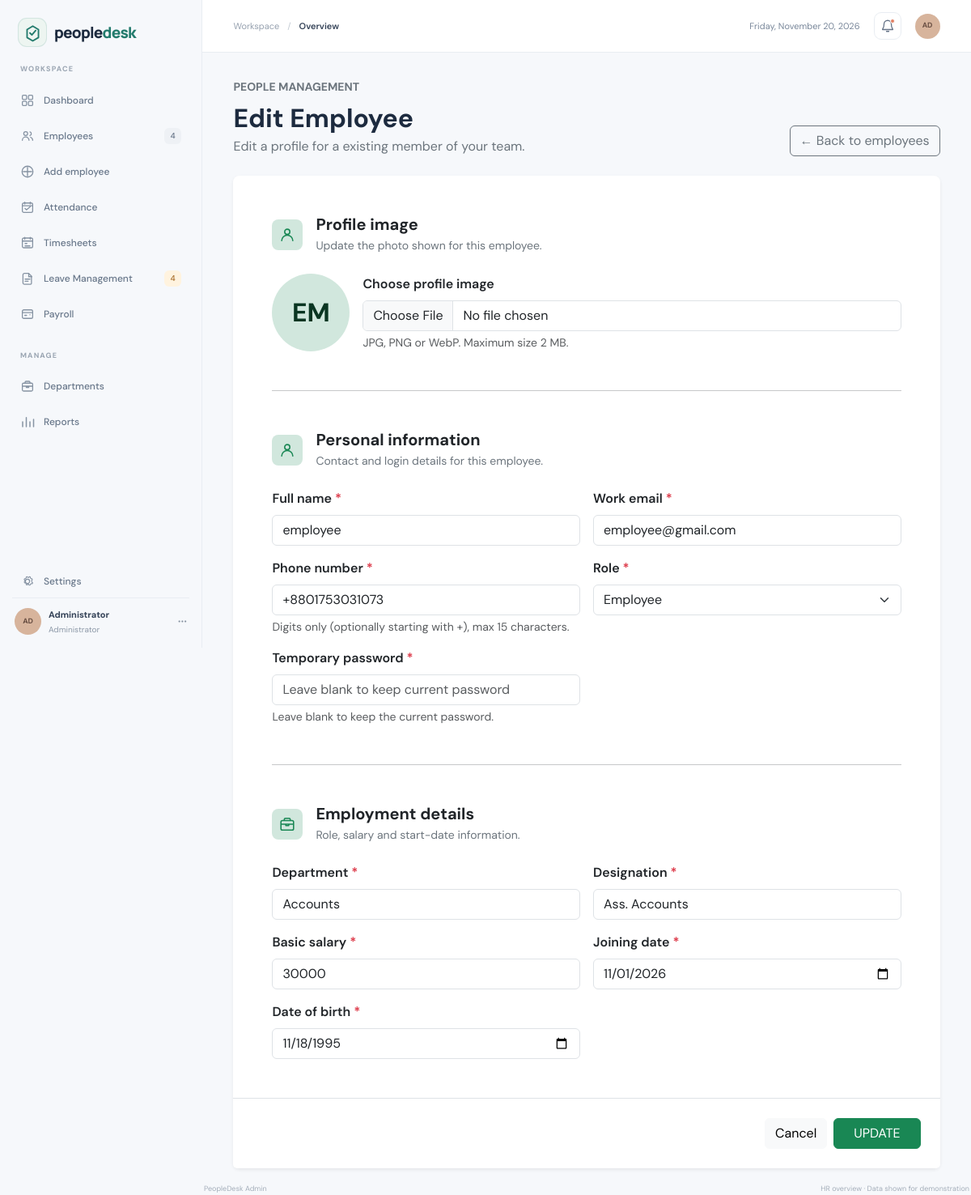
/admin/employee/editEmployee.php?employee_id=8, run on the app's committed database.
### tables this page shows
CREATE TABLE `employees` (
  `employee_id` int NOT NULL,
  `name` varchar(150) NOT NULL,
  `email` varchar(150) NOT NULL,
  `temporary_password` varchar(250) NOT NULL,
  `department` varchar(100) NOT NULL,
  `designation` varchar(150) NOT NULL,
  `basic_salary` decimal(10,0) NOT NULL,
  `joining_date` date NOT NULL,
  `birth_date` date DEFAULT NULL,
  `role` enum('admin','hr','employee','') NOT NULL,
  `phone` varchar(15) NOT NULL,
  `profile_picture` varchar(255) DEFAULT NULL,
  `user_id` int DEFAULT NULL
);

### admin/employee/editEmployee.php (the view, shortened to what this page needs)
<?php
    include_once("../../config/db.php");
    $employeeId = filter_var($_GET['employee_id'] ?? null, FILTER_VALIDATE_INT);
    $selectStmt = $conn->prepare("SELECT * FROM employees WHERE employee_id = ?");
    $selectStmt->bind_param("i", $employeeId);
    $selectStmt->execute();
    $row = $selectStmt->get_result()->fetch_object();
?>
<!doctype html>
<html lang="en">
<head>
    <link href="https://cdn.jsdelivr.net/npm/bootstrap@5.3.3/dist/css/bootstrap.min.css" rel="stylesheet">
    <link rel="stylesheet" href="../../assets/admin.css">
</head>
<body>
    <div class="app-shell">
        <?php
             include_once('../includes/sidebar.php');
        ?>
        <main class="main-content">
            <?php
               include_once('../includes/topbar.php');
            ?>
            <div class="dashboard-content">
                <div class="d-flex flex-column flex-sm-row align-items-sm-end justify-content-between gap-3 mb-4">
                    <div>
                        <span class="small fw-bold text-uppercase text-secondary">People management</span>
                        <h1 class="h2 fw-bold mt-2 mb-1">Edit Employee</h1>
                        <p class="text-secondary mb-0">Edit a profile for a existing member of your team.</p>
                    </div>
                    <a class="btn btn-outline-secondary" href="employeePage.php">
                        <span aria-hidden="true">&larr;</span> Back to employees
                    </a>
                </div>
                <form action="" method="post" enctype="multipart/form-data" class="card border-0 shadow-sm rounded-3">
                    <div class="card-body p-3 p-md-4 p-xl-5">
                        <section aria-labelledby="profile-image-heading">
                            <div class="d-flex align-items-center gap-3 mb-4">
                                <span class="d-inline-flex align-items-center justify-content-center rounded-3 bg-success-subtle text-success p-2" aria-hidden="true">
                                    <svg width="22" height="22" viewBox="0 0 24 24" fill="none"><circle cx="12" cy="8" r="3.5" stroke="currentColor" stroke-width="1.7"/><path d="M4.5 20a7.5 7.5 0 0 1 15 0" stroke="currentColor" stroke-width="1.7" stroke-linecap="round"/></svg>
                                </span>
                                <div>
                                    <h2 class="h5 fw-bold mb-1" id="profile-image-heading">Profile image</h2>
                                    <p class="small text-secondary mb-0">Update the photo shown for this employee.</p>
                                </div>
                            </div>
                            <?php
                                $editProfilePicture = basename((string) ($row->profile_picture ?? ''));
                                $editProfilePictureFile = dirname(__DIR__, 2) . '/assets/uploads/profile-pictures/' . $editProfilePicture;
                                $hasEditProfilePicture = $editProfilePicture !== '' && is_file($editProfilePictureFile);
                                $editInitials = strtoupper(substr(preg_replace('/\s+/', '', (string) $row->name), 0, 2));
                            ?>
                            <div class="d-flex flex-column flex-sm-row align-items-sm-center gap-3">
                                <?php if ($hasEditProfilePicture) { ?>
                                    <img id="profilePicturePreview" class="rounded-circle object-fit-cover border" alt="Profile image" width="96" height="96" src="/hr-management/assets/uploads/profile-pictures/<?php echo rawurlencode($editProfilePicture); ?>">
                                    <span id="profilePicturePlaceholder" class="d-none"></span>
                                <?php } else { ?>
                                    <span id="profilePicturePlaceholder" class="d-inline-flex align-items-center justify-content-center rounded-circle bg-success-subtle text-success-emphasis fw-bold flex-shrink-0" style="width:96px;height:96px;font-size:2rem;"><?php echo htmlspecialchars($editInitials ?: 'EM', ENT_QUOTES, 'UTF-8'); ?></span>
                                <?php } ?>
                                <div class="flex-grow-1">
                                    <label class="form-label fw-semibold" for="profile_picture">Choose profile image</label>
                                    <input class="form-control" id="profile_picture" name="profile_picture" type="file" accept=".jpg,.jpeg,.png,.webp,image/jpeg,image/png,image/webp">
                                    <div class="form-text">JPG, PNG or WebP. Maximum size 2 MB.</div>
                                </div>
                            </div>
                        </section>
                        <hr class="my-4 my-md-5">
                        <section aria-labelledby="personal-info-heading">
                            <div class="d-flex align-items-center gap-3 mb-4">
                                <span class="d-inline-flex align-items-center justify-content-center rounded-3 bg-success-subtle text-success p-2" aria-hidden="true">
                                    <svg width="22" height="22" viewBox="0 0 24 24" fill="none"><circle cx="12" cy="8" r="3.5" stroke="currentColor" stroke-width="1.7"/><path d="M4.5 20a7.5 7.5 0 0 1 15 0" stroke="currentColor" stroke-width="1.7" stroke-linecap="round"/></svg>
                                </span>
                                <div>
                                    <h2 class="h5 fw-bold mb-1" id="personal-info-heading">Personal information</h2>
                                    <p class="small text-secondary mb-0">Contact and login details for this employee.</p>
                                </div>
                            </div>
                            <div class="row g-3">
                                <div class="col-md-6">
                                    <label class="form-label fw-semibold" for="name">Full name <span class="text-danger">*</span></label>
                                    <input class="form-control" type="text" value="<?php echo htmlspecialchars($row->name, ENT_QUOTES, 'UTF-8'); ?>" id="name" name="name" maxlength="150" placeholder="e.g. Alex Morgan" autocomplete="name" required>
                                </div>
                                <div class="col-md-6">
                                    <label class="form-label fw-semibold" for="email">Work email <span class="text-danger">*</span></label>
                                    <input class="form-control" type="email" id="email" name="email" maxlength="150"  value="<?php echo htmlspecialchars($row->email, ENT_QUOTES, 'UTF-8'); ?>" placeholder="alex@company.com" autocomplete="email" required>
                                </div>
                                <div class="col-md-6">
                                    <label class="form-label fw-semibold" for="phone">Phone number <span class="text-danger">*</span></label>
                                    <input class="form-control" value="<?php echo htmlspecialchars($row->phone, ENT_QUOTES, 'UTF-8'); ?>" type="tel" id="phone" name="phone" maxlength="15" pattern="[0-9+]{7,15}" placeholder="e.g. 01712345678" autocomplete="tel" required>
                                    <div class="form-text">Digits only (optionally starting with +), max 15 characters.</div>
                                </div>
                                <div class="col-md-6">
                                    <label class="form-label fw-semibold" for="role">Role <span class="text-danger">*</span></label>
                                    <select class="form-select" id="role" name="role" required>
                                        <option value="employee" <?php echo $row->role === 'employee' ? 'selected' : ''; ?>>Employee</option>
                                    </select>
                                </div>
                                <div class="col-md-6">
                                    <label class="form-label fw-semibold" for="temporary_password">Temporary password <span class="text-danger">*</span></label>
                                    <input class="form-control" type="password" id="temporary_password" name="temporary_password" minlength="5" placeholder="Leave blank to keep current password" autocomplete="new-password">
                                    <div class="form-text">Leave blank to keep the current password.</div>
                                </div>
                            </div>
                        </section>
                        <hr class="my-4 my-md-5">
                        <section aria-labelledby="employment-heading">
                            <div class="d-flex align-items-center gap-3 mb-4">
                                <span class="d-inline-flex align-items-center justify-content-center rounded-3 bg-success-subtle text-success p-2" aria-hidden="true">
                                    <svg width="22" height="22" viewBox="0 0 24 24" fill="none"><rect x="3.5" y="7" width="17" height="13" rx="2" stroke="currentColor" stroke-width="1.7"/><path d="M8 7V5.5A1.5 1.5 0 0 1 9.5 4h5A1.5 1.5 0 0 1 16 5.5V7M3.5 12h17M10 12v2h4v-2" stroke="currentColor" stroke-width="1.7" stroke-linejoin="round"/></svg>
                                </span>
                                <div>
                                    <h2 class="h5 fw-bold mb-1" id="employment-heading">Employment details</h2>
                                    <p class="small text-secondary mb-0">Role, salary and start-date information.</p>
                                </div>
                            </div>
                            <div class="row g-3">
                                <div class="col-md-6">
                                    <label class="form-label fw-semibold" for="department">Department <span class="text-danger">*</span></label>
                                    <input class="form-control" type="text" id="department" name="department" value="<?php echo htmlspecialchars($row->department, ENT_QUOTES, 'UTF-8'); ?>" maxlength="100" placeholder="e.g. Human Resources" required>
                                </div>
                                <div class="col-md-6">
                                    <label class="form-label fw-semibold" for="designation">Designation <span class="text-danger">*</span></label>
                                    <input class="form-control" value="<?php echo htmlspecialchars($row->designation, ENT_QUOTES, 'UTF-8'); ?>" type="text" id="designation" name="designation" maxlength="150" placeholder="e.g. Software Engineer" required>
                                </div>
                                <div class="col-md-6">
                                    <label class="form-label fw-semibold" for="basic_salary">Basic salary <span class="text-danger">*</span></label>
                                    <input class="form-control" type="number" id="basic_salary" value="<?php echo htmlspecialchars($row->basic_salary, ENT_QUOTES, 'UTF-8'); ?>" name="basic_salary" min="0" max="9999999999" step="1" placeholder="e.g. 25000" required>
                                </div>
                                <div class="col-md-6">
                                    <label class="form-label fw-semibold" for="joining_date">Joining date <span class="text-danger">*</span></label>
                                    <input class="form-control" value="<?php echo htmlspecialchars($row->joining_date, ENT_QUOTES, 'UTF-8'); ?>" type="date" id="joining_date" name="joining_date" required>
                                </div>
                                <div class="col-md-6">
                                    <label class="form-label fw-semibold" for="birth_date">Date of birth <span class="text-danger">*</span></label>
                                    <input class="form-control" value="<?php echo htmlspecialchars($_POST['birth_date'] ?? ($row->birth_date ?? ''), ENT_QUOTES, 'UTF-8'); ?>" max="<?php echo date('Y-m-d'); ?>" type="date" id="birth_date" name="birth_date" required>
                                </div>
                            </div>
                        </section>
                    </div>
                    <div class="card-footer bg-white border-top d-flex justify-content-end gap-2 p-3 p-md-4">
                        <a class="btn btn-light" href="employeePage.php">Cancel</a>
                        <button class="btn btn-success px-4" type="submit">UPDATE</button>
                    </div>
                </form>
            </div>
            <?php include_once('../includes/footer.php'); ?>
        </main>
    </div>
</body>
</html>

### assets/admin.css (style rules this page uses)
:root { --admin-ink: #1d2b3f; --admin-muted: #8290a1; --admin-line: #e9edf2; --admin-green: #237b6d; --admin-green-dark: #176557; --admin-bg: #f6f8fb; }
* { box-sizing: border-box; }
body { min-width: 320px; margin: 0; color: var(--admin-ink); background: var(--admin-bg); font-family: "DM Sans", sans-serif; -webkit-font-smoothing: antialiased; }
.app-shell { display: flex; min-height: 100vh; }
.main-content { min-width: 0; flex: 1 1 auto; }
.dashboard-content { width: min(100%, 1500px); margin: 0 auto; padding: 30px clamp(20px, 3.2vw, 48px) 18px; }

### data on the page
employees: name "EM", name "employee", email "employee@gmail.com", phone "+8801753031073", role "Employee", department "Accounts", designation "Ass. Accounts", basic_salary "30000", joining_date "11/01/2026", birth_date "11/18/1995"

### other printed values
$totalEmployee "4"
$userInitials "AD"
$userName "Administrator"
$pageTitle "Overview"
